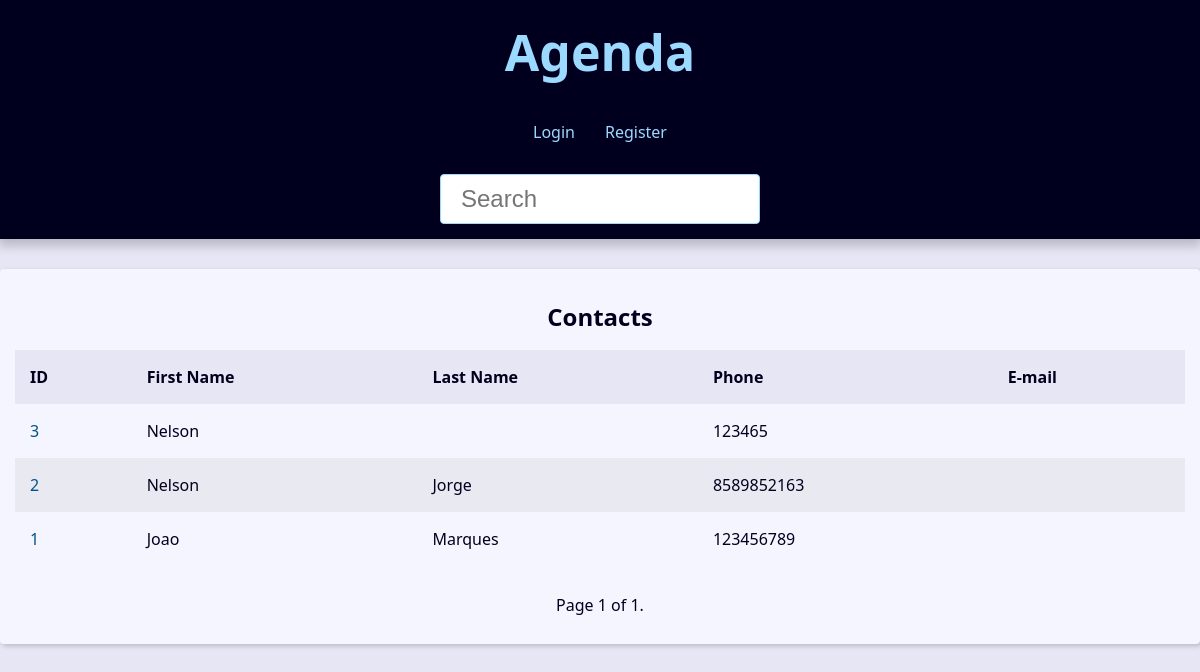
/, run on an earlier commit of the app's database.
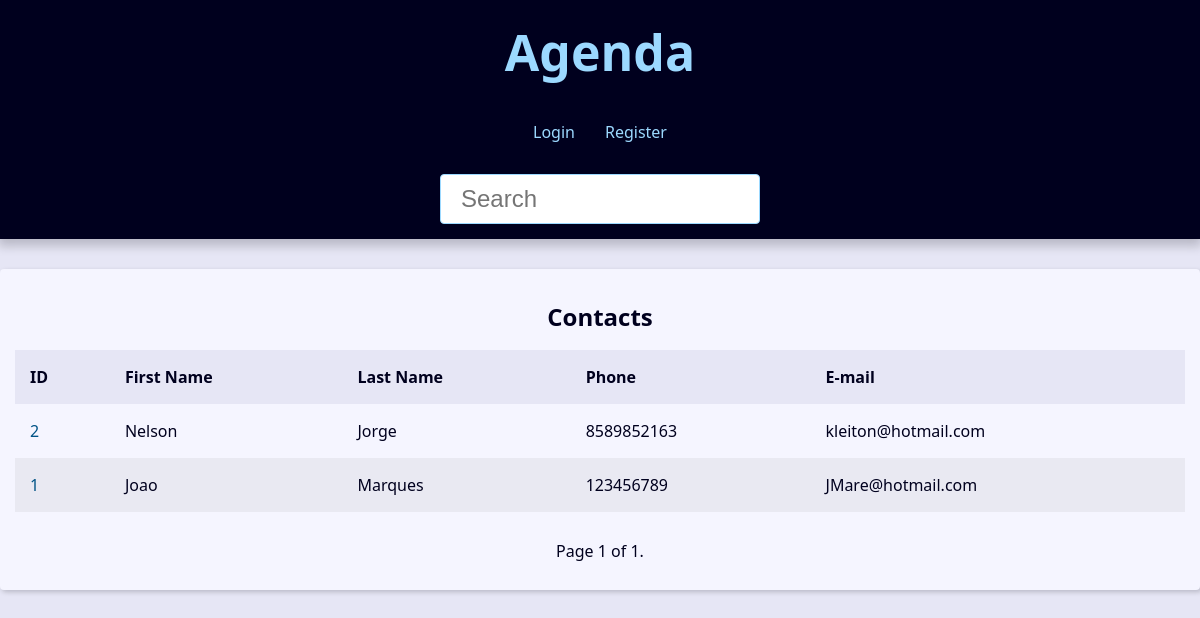
And on a later commit of the database.
### contact/models.py (models this page shows, shortened)
class Contact(models.Model):
    first_name = models.CharField(max_length=50)
    last_name = models.CharField(max_length=50, blank=True)
    phone = models.CharField(max_length=50)
    email = models.EmailField(max_length=254, blank=True)
    created_date = models.DateTimeField(default=timezone.now)
    description = models.TextField(blank=True)
    show = models.BooleanField(default=True)
    picture = models.ImageField(blank=True, upload_to='pictures/%Y/%m/')
    category = models.ForeignKey(
        Category,
        on_delete=models.SET_NULL,
        blank=True, null=True
    )
    owner = models.ForeignKey(
        User,
        on_delete=models.SET_NULL,
        blank=True, null=True
    )

### contact/views/contact_views.py (the view)
# urls.py: path('', views.index, name='index'),
def index(request):
    contacts = Contact.objects \
        .filter(show=True)\
        .order_by('-id')
    paginator = Paginator(contacts, 10) # Show 10 contacts per page
    page_number = request.GET.get("page")
    page_obj = paginator.get_page(page_number)
    context = {
        'page_obj': page_obj,
        'site_title': 'Contatos - '
    }
    return render(
        request,
        'contact/index.html',
        context
    )

### contact/templates/contact/index.html
{% extends 'global/base.html' %}
{% block content %}
  {% if page_obj %}
    <div class="responsive-table">
      <table class="contacts-table">
        <caption class="table-caption ">
          Contacts
        </caption>
        <thead>
          <tr class="table-row table-row-header">
            <th class="table-header">ID</th>
            <th class="table-header">First Name</th>
            <th class="table-header">Last Name</th>
            <th class="table-header">Phone</th>
            <th class="table-header">E-mail</th>
          </tr>
        </thead>
        <tbody>
          {% for contact in page_obj %}
            <tr class="table-row">
              <td class="table-cel">
                <a
                  class="table-link"
                  href="{% url 'contact:contact' contact.id %}"
                >
                  {{ contact.id }}
                </a>
              </td>
              <td class="table-cel">
                {{ contact.first_name }}
              </td>
              <td class="table-cel">
                {{ contact.last_name }}
              </td>
              <td class="table-cel">
                {{ contact.phone }}
              </td>
              <td class="table-cel">
                {{ contact.email }}
              </td>
            </tr>
          {% endfor %}
        </tbody>
      </table>
    </div>
  {% else %}
    <div class="single-contact">
      <h1 class="single-contact-name">
        Nenhum contato encontrado.
      </h1>
    </div>
  {% endif %}
{% endblock content %}

### base_templates/global/base.html
<!DOCTYPE html>
<html lang="pt-BR">
<head>
  {% include 'global/partials/_head.html' %}
</head>
<body>
  {% include 'global/partials/_header.html' %}
  <main class="content">
    {% block content %}{% endblock content %}
    {% include 'global/partials/_pagination.html' %}
  </main>
</body>
</html>

### base_templates/global/partials/_head.html (shortened to what this page needs)
{% load static %}
<link rel="stylesheet" href="{% static 'global/css/style.css' %}">

### base_templates/global/partials/_header.html
<header class="header">
  <h1 class="header-heading">
    <a href="{% url 'contact:index' %}" class="header-link">
      Agenda
    </a>
  </h1>
  <nav class="menu">
    <ul class="menu-list">
      {% if user.is_authenticated %}
        <li class="menu-item">
          <a href="{% url 'contact:create' %}" class="menu-link">Create</a>
        </li>
        <li class="menu-item">
          <a href="{% url 'contact:user_update' %}" class="menu-link">Profile</a>
        </li>
        <li class="menu-item">
          <a href="{% url 'contact:logout' %}" class="menu-link">Logout</a>
        </li>
      {% else %}
        <li class="menu-item">
          <a href="{% url 'contact:login' %}" class="menu-link">Login</a>
        </li>
        <li class="menu-item">
          <a href="{% url 'contact:register' %}" class="menu-link">Register</a>
        </li>
      {% endif %}
    </ul>
  </nav>
  <div class="search">
    <form
      action="{% url 'contact:search' %}"
      method="GET"
    >
      <input
        type="search"
        class="search-input"
        placeholder="Search"
        id="search"
        name="q"
        value="{{ request.GET.q.strip }}"
      >
    </form>
  </div>
</header>

### base_templates/global/partials/_pagination.html (shortened to what this page needs)
{% if page_obj %}
    <div class="pagination">
        <span class="step-links">
            <span class="current">
                Page {{ page_obj.number }} of {{ page_obj.paginator.num_pages }}.
            </span>
        </span>
    </div>
{% endif %}

### base_static/global/css/style.css (style rules this page uses)
:root { --spacing: 1.5rem; --link-dark-color: rgb(0, 83, 134); --link-light-color: rgb(156, 217, 255); --clr-white: rgb(245, 245, 255); --clr-black: rgb(0, 0, 30); --clr-light-gray: rgb(230, 230, 245); --clr-dark-shadow-5: rgba(0, 0, 10, 5%); --clr-dark-shadow-10: rgba(0, 0, 10, 10%); --clr-dark-shadow-20: rgba(0, 0, 10, 20%); --clr-light-shadow-5: rgba(200, 200, 255, 5%); --clr-light-shadow-10: rgba(200, 200, 255, 10%); --clr-light-shadow-20: rgba(200, 200, 255, 20%); --main-page-width: 120rem; --table-min-width: 60rem; --biggest-font-size: 5rem; --bigger-font-size: 4rem; --big-font-size: 3.2rem; --medium-font-size: 2.4rem; --small-font-size: 1.6rem; --smaller-font-size: 1.4rem; --smallest-font-size: 1.2rem; --transition-fast: 300ms; --transition-medium: 600ms; --transition-slow: 1s; --default-border-radius: 4px; }
*, *::before, *::after { margin: 0; padding: 0; box-sizing: border-box; }
html { font-size: 62.5%; }
body { font-family: system-ui, -apple-system, BlinkMacSystemFont, 'Segoe UI', Roboto, Oxygen, Ubuntu, Cantarell, 'Open Sans', 'Helvetica Neue', sans-serif; line-height: 1.5; font-size: var(--small-font-size); color: var(--clr-black); -webkit-font-smoothing: antialiased; background: var(--clr-light-gray); }
.header { background: var(--clr-black); padding: var(--spacing); box-shadow: 0 5px 10px 2px var(--clr-dark-shadow-20); z-index: 1; position: relative; }
.header-heading { font-size: var(--biggest-font-size); text-align: center; }
.header-link { color: var(--link-light-color); text-decoration: none; transition: filter var(--transition-fast) ease-in-out; }
.menu { margin: var(--spacing); }
.menu-list { list-style: none; display: flex; justify-content: center; flex-flow: row wrap; }
.menu-link { display: block; padding: var(--spacing); color: var(--link-light-color); text-decoration: none; transition: background-color var(--transition-fast) ease-in-out; border-radius: var(--default-border-radius); }
.content { max-width: var(--main-page-width); margin: calc(var(--spacing) * 2) auto; padding: var(--spacing); background: var(--clr-white); box-shadow: 2px 2px 5px var(--clr-dark-shadow-20); border-radius: var(--default-border-radius); }
.responsive-table { width: 100%; overflow-x: auto; }
.contacts-table { width: 100%; min-width: var(--table-min-width); border-collapse: collapse; }
.table-caption { font-size: var(--medium-font-size); font-weight: bold; padding: var(--spacing); }
.table-row { text-align: left; text-overflow: ellipsis; transition: background-color var(--transition-fast) ease-in-out; }
.table-row:nth-of-type(2n) { background: var(--clr-dark-shadow-5); }
.table-row-header { background: var(--clr-light-gray); color: var(--clr-black); }
.table-cel, .table-header { padding: var(--spacing); }
.table-link { color: var(--link-dark-color); transition: color var(--transition-fast) ease-in-out; text-decoration: none; }
.pagination { margin-top: var(--spacing); display: flex; justify-content: center; padding: calc(var(--spacing) * 0.8); font-size: var(--small-font-size); }
.pagination .step-links { display: flex; gap: calc(var(--spacing) * 0.8); }
.search { display: flex; justify-content: center; }
.search-input { font-size: var(--medium-font-size); padding: 1rem 2rem; width: 100%; max-width: 32rem; border-radius: var(--default-border-radius); border: 1px solid var(--link-light-color); }

What changed in the data, as far as the page shows it:
removed Contact: id "3", first_name "Nelson", phone "123465"
changed Contact "Nelson": email (not shown) → "kleiton@hotmail.com"
changed Contact "Joao": email (not shown) → "JMare@hotmail.com"
